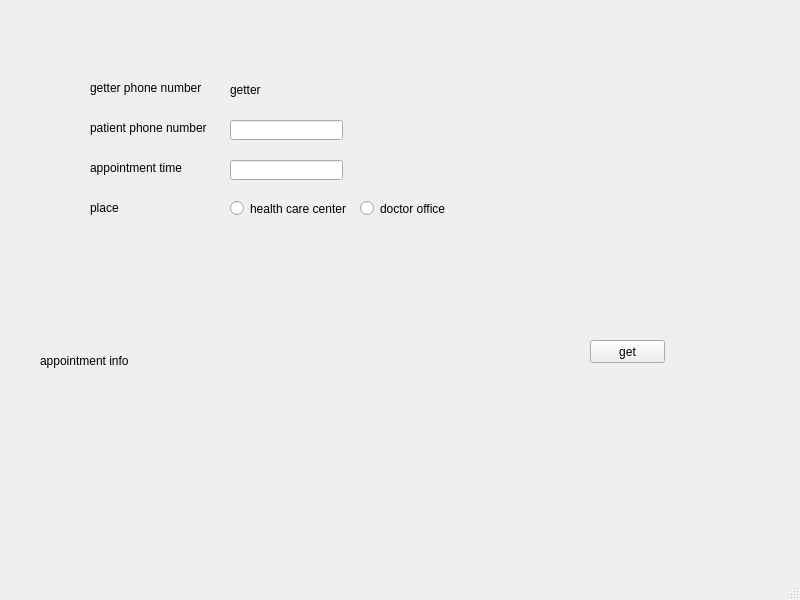
<?xml version="1.0" encoding="UTF-8"?>
<ui version="4.0">
 <class>get_appointment</class>
 <widget class="QMainWindow" name="get_appointment">
  <property name="geometry">
   <rect>
    <x>0</x>
    <y>0</y>
    <width>800</width>
    <height>600</height>
   </rect>
  </property>
  <property name="windowTitle">
   <string>MainWindow</string>
  </property>
  <widget class="QWidget" name="centralwidget">
   <widget class="QPushButton" name="get_appointment_btn">
    <property name="geometry">
     <rect>
      <x>590</x>
      <y>340</y>
      <width>75</width>
      <height>23</height>
     </rect>
    </property>
    <property name="text">
     <string>get</string>
    </property>
   </widget>
   <widget class="QLabel" name="label">
    <property name="geometry">
     <rect>
      <x>90</x>
      <y>80</y>
      <width>151</width>
      <height>16</height>
     </rect>
    </property>
    <property name="text">
     <string>getter phone number</string>
    </property>
   </widget>
   <widget class="QLabel" name="label_2">
    <property name="geometry">
     <rect>
      <x>90</x>
      <y>120</y>
      <width>131</width>
      <height>16</height>
     </rect>
    </property>
    <property name="text">
     <string>patient phone number</string>
    </property>
   </widget>
   <widget class="QLabel" name="label_3">
    <property name="geometry">
     <rect>
      <x>90</x>
      <y>160</y>
      <width>121</width>
      <height>16</height>
     </rect>
    </property>
    <property name="text">
     <string>appointment time</string>
    </property>
   </widget>
   <widget class="QLabel" name="label_4">
    <property name="geometry">
     <rect>
      <x>90</x>
      <y>200</y>
      <width>121</width>
      <height>16</height>
     </rect>
    </property>
    <property name="text">
     <string>place</string>
    </property>
   </widget>
   <widget class="QLabel" name="current_logged_in">
    <property name="geometry">
     <rect>
      <x>230</x>
      <y>80</y>
      <width>141</width>
      <height>20</height>
     </rect>
    </property>
    <property name="text">
     <string>getter</string>
    </property>
   </widget>
   <widget class="QRadioButton" name="dhh_btn">
    <property name="geometry">
     <rect>
      <x>230</x>
      <y>200</y>
      <width>121</width>
      <height>17</height>
     </rect>
    </property>
    <property name="text">
     <string>health care center</string>
    </property>
   </widget>
   <widget class="QRadioButton" name="doh_btn">
    <property name="geometry">
     <rect>
      <x>360</x>
      <y>200</y>
      <width>141</width>
      <height>17</height>
     </rect>
    </property>
    <property name="text">
     <string>doctor office</string>
    </property>
   </widget>
   <widget class="QLineEdit" name="patient_phone_number_input">
    <property name="geometry">
     <rect>
      <x>230</x>
      <y>120</y>
      <width>113</width>
      <height>20</height>
     </rect>
    </property>
   </widget>
   <widget class="QLineEdit" name="appointment_time_input">
    <property name="geometry">
     <rect>
      <x>230</x>
      <y>160</y>
      <width>113</width>
      <height>20</height>
     </rect>
    </property>
   </widget>
   <widget class="QLabel" name="appointment_info">
    <property name="geometry">
     <rect>
      <x>40</x>
      <y>290</y>
      <width>351</width>
      <height>141</height>
     </rect>
    </property>
    <property name="text">
     <string>appointment info</string>
    </property>
   </widget>
  </widget>
  <widget class="QMenuBar" name="menubar">
   <property name="geometry">
    <rect>
     <x>0</x>
     <y>0</y>
     <width>800</width>
     <height>21</height>
    </rect>
   </property>
  </widget>
  <widget class="QStatusBar" name="statusbar"/>
 </widget>
 <resources/>
 <connections/>
</ui>
